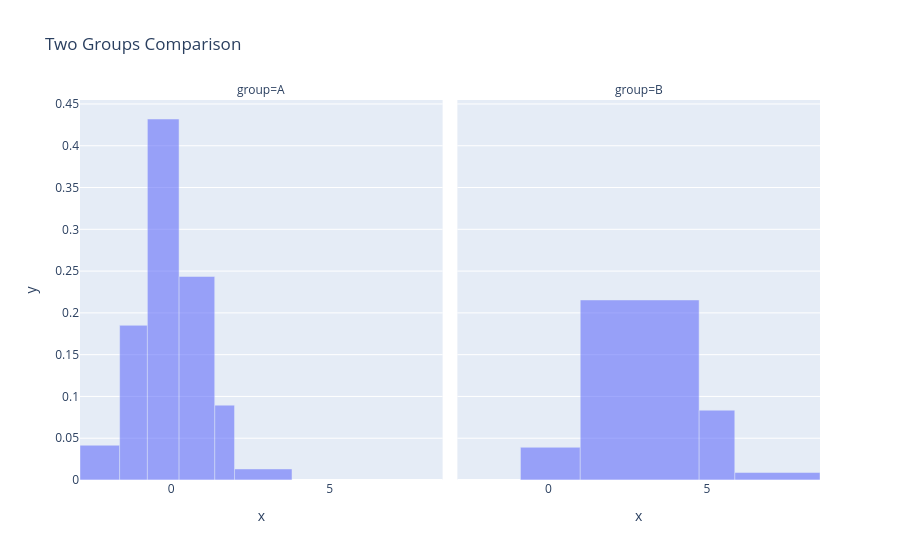

The notebook cell this image was saved under:
### Code cell
# facet histogram
fig = histogram(
    df, x="value", facet_col="group", opacity=0.6, title="Two Groups Comparison"
)
fig.show()

### Figure 1 — Plotly figure (JSON) as saved in the notebook; plotly's stock layout.template omitted (floating-point values rounded to 4 significant figures)
{"data": [{"alignmentgroup": "True", "hovertemplate": "group=A<br>x=%{x}<br>y=%{y}<extra></extra>", "legendgroup": "", "marker": {"color": "#636efa", "opacity": 0.6, "pattern": {"shape": ""}}, "name": "", "offsetgroup": "", "orientation": "v", "showlegend": false, "type": "bar", "width": [1.25, 0.875, 1, 1.125, 0.625, 1.812], "x": [-2.25, -1.188, -0.25, 0.8125, 1.688, 2.906], "xaxis": "x", "y": [0.0416, 0.1851, 0.432, 0.2436, 0.0896, 0.01324], "yaxis": "y"}, {"alignmentgroup": "True", "hovertemplate": "group=B<br>x=%{x}<br>y=%{y}<extra></extra>", "legendgroup": "", "marker": {"color": "#636efa", "opacity": 0.6, "pattern": {"shape": ""}}, "name": "", "offsetgroup": "", "orientation": "v", "showlegend": false, "type": "bar", "width": [1.887, 3.75, 1.125, 2.688], "x": [0.05664, 2.875, 5.312, 7.219], "xaxis": "x2", "y": [0.03922, 0.2155, 0.08356, 0.00893], "yaxis": "y2"}], "layout": {"annotations": [{"font": {}, "showarrow": false, "text": "group=A", "x": 0.245, "xanchor": "center", "xref": "paper", "y": 1, "yanchor": "bottom", "yref": "paper"}, {"font": {}, "showarrow": false, "text": "group=B", "x": 0.755, "xanchor": "center", "xref": "paper", "y": 1, "yanchor": "bottom", "yref": "paper"}], "legend": {"tracegroupgap": 0}, "title": {"text": "Two Groups Comparison"}, "xaxis": {"anchor": "y", "domain": [0, 0.49], "title": {"text": "x"}}, "xaxis2": {"anchor": "y2", "domain": [0.51, 1], "matches": "x", "title": {"text": "x"}}, "yaxis": {"anchor": "x", "domain": [0, 1], "title": {"text": "y"}}, "yaxis2": {"anchor": "x2", "domain": [0, 1], "matches": "y", "showticklabels": false}}}
